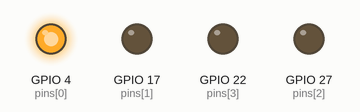
Recording of a program running on a simulated Raspberry Pi (BCM pin numbers). Shown: output pins drawn as LEDs (lit = HIGH).

Above: at 0.1 s.
At 0.7 s:
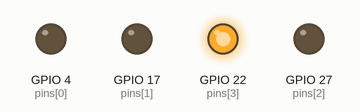
At 1.7 s:
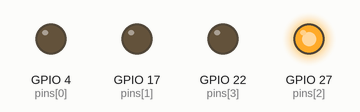
At 2.7 s:
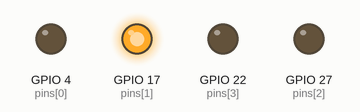
Timing chart, 0 to 3.0 s (numbered marks = the images above):
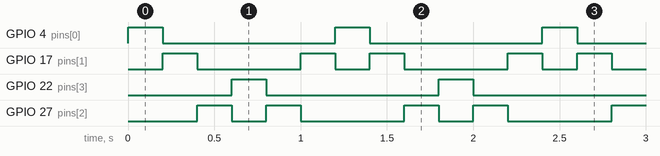

The program:

reflections.py
```python
#!/usr/bin/env python

import time
import RPi.GPIO as GPIO

# Ordered Raspberry Pi pins
pins = [ 4, 17, 27, 22 ];

# Fire pin (high voltage level) function
def firepin( param ):
  # Cool all the pins (low voltage level)
  for pin in pins:
    GPIO.output(pin, GPIO.LOW)
  # Fire the active pin
  currpin = pins[ param ]
  GPIO.output(currpin, GPIO.HIGH)

# Preparing Raspberry Pi
GPIO.setmode(GPIO.BCM)
GPIO.cleanup()
GPIO.setwarnings(False)
for pin in pins:
  GPIO.setup (pin, GPIO.OUT)
  GPIO.output(pin, GPIO.LOW)

# Forth-back loop
curr = 0
dir  = +1
while True:
  firepin( curr )
  curr += dir
  if curr >= 3:
  	dir = -1
  if curr <= 0:
  	dir = +1
  time.sleep( 0.2 )
```

Measured:
- by itself, GPIO 4 (pins[0]), GPIO 22 (pins[3]): alternates HIGH for 0.20 s and LOW for 1.0 s
- by itself, GPIO 17 (pins[1]): repeats every 1.2 s: LOW 0.60 s, HIGH 0.20 s, LOW 0.20 s, HIGH 0.20 s
- by itself, GPIO 27 (pins[2]): repeats every 1.2 s: LOW 0.20 s, HIGH 0.20 s, LOW 0.60 s, HIGH 0.20 s
